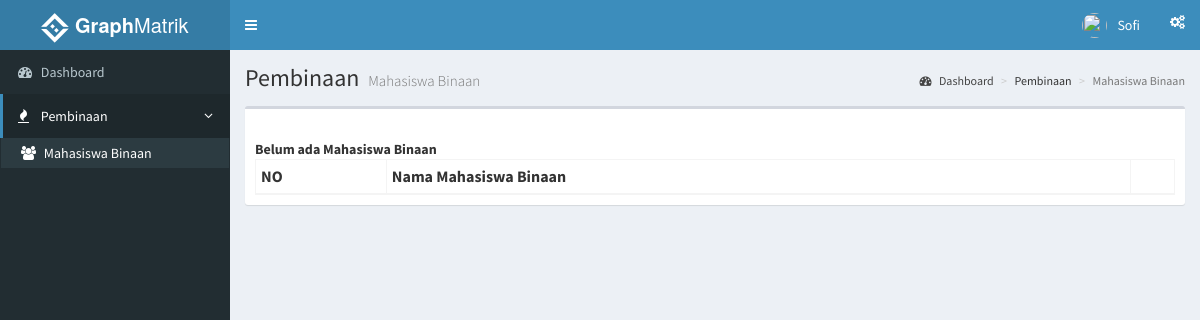
The page /index.php?page=mahasiswabinaan (signed in) on the database as committed earlier.
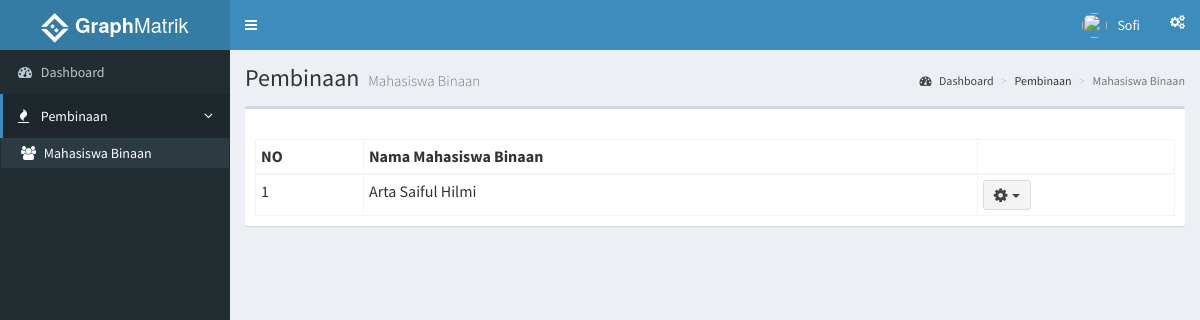
The same page on the database as committed later.
### tables this page shows
CREATE TABLE `m_binaan` (
  `id_pembina` int(11) NOT NULL,
  `id_mahasiswa` int(11) NOT NULL
);

CREATE TABLE `mahasiswa` (
  `id_mahasiswa` int(11) NOT NULL,
  `nim` int(11) NOT NULL,
  `nama` varchar(35) NOT NULL,
  `angkatan` int(11) DEFAULT NULL,
  `j_kelamin` varchar(15) DEFAULT NULL,
  `asalkota` varchar(20) DEFAULT NULL,
  `email` varchar(35) DEFAULT NULL,
  `telp` varchar(13) DEFAULT NULL,
  `avatar` varchar(100) DEFAULT NULL,
  `tgl_lahir` date DEFAULT NULL,
  `id_user` int(11) DEFAULT NULL
);

### role/pembina/mahasiswa_binaan.php (the view, shortened to what this page needs)
<?php
  include 'functions.php';
  $idPembina = $_SESSION['id_pembina'];
 ?>
    <section class="content-header">
      <h1>
        Pembinaan
        <small>Mahasiswa Binaan</small>
      </h1>
      <ol class="breadcrumb">
        <li><a href="/simon"><i class="fa fa-dashboard"></i> Dashboard</a></li>
        <li>Pembinaan</li>
        <li class="active">Mahasiswa Binaan</li>
      </ol>
    </section>
    <section class="content">
      <div class="row">
        <div class="col-xs-12">
          <div class="box">
            <div class="box-header">
            </div>
              <div class="box-body">
              <table id="tableMhsBinaan" class="table table-bordered table-hover table-condensed">
                <thead>
                  <tr>
                    <th>NO</th>
                    <th>Nama Mahasiswa Binaan</th>
                    <th></th>
                  </tr>
                </thead>
                <tbody>
                <?php
                  $dataByPembina = MhsByPembinaDetail($idPembina);
                  $no = 1;
                  foreach($dataByPembina as $row){
                ?>
                <tr>
                  <td><?php echo $no ?></td>
                  <td><?php echo $row['nama_mahasiswa']?></td>
                  <td>
                    <div class="dropdown">
                      <button class="btn btn-default btn-sm dropdown-toggle " type="button" data-toggle="dropdown">
                        <i class="fa fa-cog fa-lg"></i>&nbsp;&nbsp;<span class="caret"></span>
                      </button>
                    </div>
                  </td>
                </tr>
                  <?php
                    $no++; }
                   ?>
                </tbody>
              </table>
            </div>
          </div>
        </div>
      </div>
    </section>

### functions.php (shortened to what this page needs)
<?php
	function MhsByPembinaDetail($idPembina){
		$ambildata = mysql_query("SELECT mb.id_mahasiswa, m.nim , m.nama AS 'nama_mahasiswa', m.id_user AS 'uid_mahasiswa', p.id_user AS 'uid_pembina' FROM m_binaan mb LEFT JOIN mahasiswa m ON mb.id_mahasiswa = m.id_mahasiswa LEFT JOIN pembina p ON mb.id_pembina = p.id_pembina WHERE mb.id_pembina = $idPembina ORDER BY m.nama");
		if (mysql_num_rows($ambildata) > 0) {
			while ($ad = mysql_fetch_assoc($ambildata))
				$data[] = $ad;
				return $data;
		} else{
			echo "<strong>Belum ada Mahasiswa Binaan</strong>";
		}
	}
 ?>

Rows that differ between the two databases and show on the page:
added m_binaan: id_mahasiswa.nama "Arta Saiful Hilmi"
Other text that changed with them:
text no longer shown: "Belum ada Mahasiswa Binaan"
